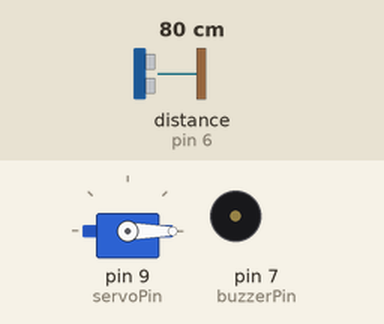
Recording of a sketch running on a simulated Arduino Uno, built with avr-gcc and run on an emulated ATmega328P. On the bench: servo, buzzer (waves = sounding, pin HIGH). Wiring (inferred from the names in the program): ultrasonic range finder: trigger pin 5; echo pin 6. Inputs (shaded band) come from the test bench; at power-on: distance to the obstacle (sensor on pin 6) 80 cm. The echo pulse lasts 58.3 µs per cm; pins used as bus, display or sensor lines are not drawn.

Above: at 1.3 s.
1.4 s: distance to the obstacle (sensor on pin 6) set to 24 cm
2.9 s: distance to the obstacle (sensor on pin 6) set to 20 cm
At 3.5 s:
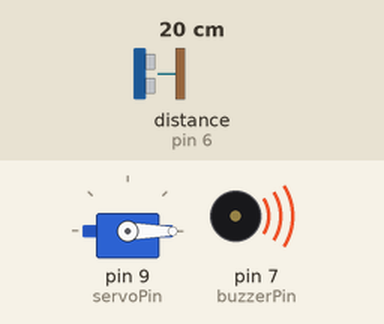
7.4 s: distance to the obstacle (sensor on pin 6) set to 35 cm
At 8.5 s:
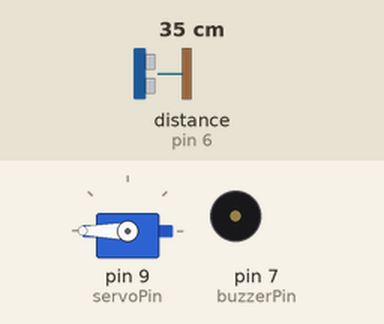
9.4 s: distance to the obstacle (sensor on pin 6) set to 2 cm
At 10.0 s:
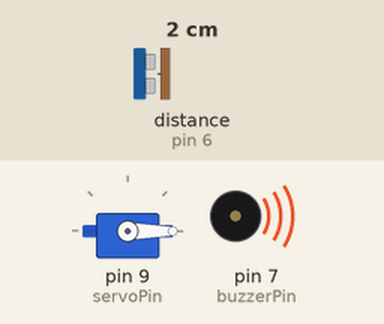
Timing chart, 0 to 11.9 s (numbered marks = the images above; inputs shaded):
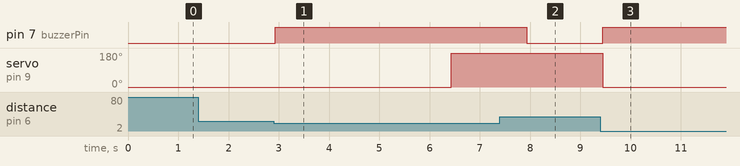

The sketch:

smart_dustbin_01.ino
```cpp
#include <Servo.h> // Includes the Servo library

Servo servo;
int trig = 5;      // Pin for triggering the ultrasonic sensor
int echo = 6;      // Pin for receiving the echo signal
int servoPin = 9;  // Pin to control the servo motor
int buzzerPin = 7; // Pin to control the buzzer
long Duration, Distance, Average;
long aver[3];      // Array to store distance readings for averaging

void setup() {
  Serial.begin(9600);
  servo.attach(servoPin);
  pinMode(trig, OUTPUT);
  pinMode(echo, INPUT);
  pinMode(buzzerPin, OUTPUT); // Sets the buzzer pin as an output
  servo.write(0);           // Initializes with the lid closed
  delay(100);
  servo.detach();           // Detaches servo to save power and avoid jitter
}

void measure() {
  digitalWrite(trig, LOW);
  delayMicroseconds(5);
  digitalWrite(trig, HIGH);
  delayMicroseconds(15);
  digitalWrite(trig, LOW);
  Duration = pulseIn(echo, HIGH);  // Measures the time taken by the echo
  Distance = (Duration / 2) / 29.1; // Converts time to distance in centimeters
}

void loop() {
  for (int i = 0; i <= 2; i++) {
    measure();
    aver[i] = Distance;      // Store each reading for averaging
    delay(10);
  }

  Distance = (aver[0] + aver[1] + aver[2]) / 3; // Calculate average distance

  if (Distance <= 20) {
    servo.attach(servoPin);
    digitalWrite(buzzerPin, HIGH); // Turns the buzzer ON when the lid is about to open
    servo.write(0);           // Opens the lid
    delay(3500);              // Keeps the lid open for 3.5 seconds
    servo.write(180);           // Closes the lid
    delay(1500);
    digitalWrite(buzzerPin, LOW);  // Turns the buzzer OFF after the lid is closed
    servo.detach();           // Detach to save power
  }
}
```

Measured:
- the behaviour switches between 22 and 21 cm on distance to the obstacle (sensor on pin 6) (found by bisection; images 0 and 1)
- after the input at 1.4 s, every drawn part: stays the same
- after the input at 2.9 s, pin 7 (buzzerPin): LOW → HIGH at once; servo on pin 9 (servoPin): 0° → 180° after 3.5 s
- after the input at 7.4 s, pin 7 (buzzerPin): goes on until 7.9 s, then stays LOW; servo on pin 9 (servoPin): stays 180° (without the input it goes to 0° after 0.57 s)
- after the input at 9.4 s, pin 7 (buzzerPin): LOW → HIGH at once; servo on pin 9 (servoPin): 180° → 0° at once
